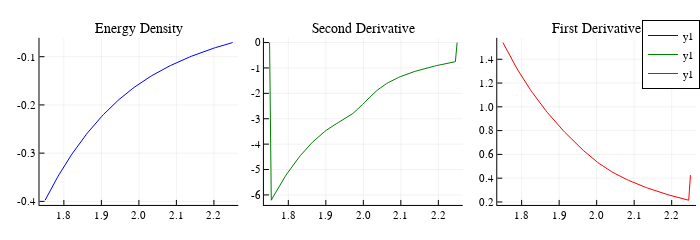

Notebook code for this chart:
### Code cell
# Display the plots side by side
plot(p1, p3, p2, layout=(1, 3), size=(700, 200))

### Figure 1 — Plotly figure (JSON) as saved in the notebook; plotly's stock layout.template omitted (floating-point values rounded to 4 significant figures)
{"data": [{"colorbar": {"title": ""}, "legendgroup": "y1", "line": {"color": "rgba(0, 0, 255, 1.000)", "dash": "solid", "shape": "linear", "width": 1}, "mode": "lines", "name": "y1", "showlegend": true, "type": "scatter", "x": [1.75, 1.755, 1.759, 1.764, 1.768, 1.773, 1.778, 1.782, 1.787, 1.791, 1.796, 1.8, 1.805, 1.81, 1.814, 1.819, 1.823, 1.828, 1.833, 1.837, 1.842, 1.846, 1.851, 1.856, 1.86, 1.865, 1.869, 1.874, 1.878, 1.883, 1.888, 1.892, 1.897, 1.901, 1.906, 1.911, 1.915, 1.92, 1.924, 1.929, 1.933, 1.938, 1.943, 1.947, 1.952, 1.956, 1.961, 1.966, 1.97, 1.975, 1.979, 1.984, 1.989, 1.993, 1.998, 2.002, 2.007, 2.011, 2.016, 2.021, 2.025, 2.03, 2.034, 2.039, 2.044, 2.048, 2.053, 2.057, 2.062, 2.067, 2.071, 2.076, 2.08, 2.085, 2.089, 2.094, 2.099, 2.103, 2.108, 2.112, 2.117, 2.122, 2.126, 2.131, 2.135, 2.14, 2.144, 2.149, 2.154, 2.158, 2.163, 2.167, 2.172, 2.177, 2.181, 2.186, 2.19, 2.195, 2.2, 2.204, 2.209, 2.213, 2.218, 2.222, 2.227, 2.232, 2.236, 2.241, 2.245, 2.25], "xaxis": "x1", "y": [-0.3976, -0.3906, -0.3837, -0.377, -0.3704, -0.3639, -0.3575, -0.3512, -0.3451, -0.3391, -0.3331, -0.3273, -0.3216, -0.316, -0.3106, -0.3052, -0.2999, -0.2947, -0.2896, -0.2846, -0.2797, -0.2748, -0.2701, -0.2654, -0.2609, -0.2564, -0.252, -0.2477, -0.2434, -0.2393, -0.2352, -0.2312, -0.2273, -0.2234, -0.2196, -0.2159, -0.2123, -0.2087, -0.2052, -0.2018, -0.1984, -0.1951, -0.1919, -0.1887, -0.1856, -0.1826, -0.1796, -0.1766, -0.1738, -0.171, -0.1682, -0.1656, -0.1629, -0.1603, -0.1578, -0.1554, -0.1529, -0.1506, -0.1482, -0.1459, -0.1437, -0.1415, -0.1394, -0.1372, -0.1352, -0.1331, -0.1311, -0.1292, -0.1272, -0.1253, -0.1235, -0.1217, -0.1199, -0.1181, -0.1164, -0.1146, -0.113, -0.1113, -0.1097, -0.1081, -0.1065, -0.105, -0.1035, -0.102, -0.1005, -0.09907, -0.09765, -0.09625, -0.09488, -0.09353, -0.0922, -0.09089, -0.08961, -0.08834, -0.0871, -0.08587, -0.08467, -0.08348, -0.08231, -0.08117, -0.08004, -0.07893, -0.07783, -0.07676, -0.0757, -0.07466, -0.07363, -0.07262, -0.07163, -0.07066], "yaxis": "y1", "zmax": null, "zmin": null}, {"colorbar": {"title": ""}, "legendgroup": "y1", "line": {"color": "rgba(0, 128, 0, 1.000)", "dash": "solid", "shape": "linear", "width": 1}, "mode": "lines", "name": "y1", "showlegend": true, "type": "scatter", "x": [1.75, 1.755, 1.759, 1.764, 1.768, 1.773, 1.778, 1.782, 1.787, 1.791, 1.796, 1.8, 1.805, 1.81, 1.814, 1.819, 1.823, 1.828, 1.833, 1.837, 1.842, 1.846, 1.851, 1.856, 1.86, 1.865, 1.869, 1.874, 1.878, 1.883, 1.888, 1.892, 1.897, 1.901, 1.906, 1.911, 1.915, 1.92, 1.924, 1.929, 1.933, 1.938, 1.943, 1.947, 1.952, 1.956, 1.961, 1.966, 1.97, 1.975, 1.979, 1.984, 1.989, 1.993, 1.998, 2.002, 2.007, 2.011, 2.016, 2.021, 2.025, 2.03, 2.034, 2.039, 2.044, 2.048, 2.053, 2.057, 2.062, 2.067, 2.071, 2.076, 2.08, 2.085, 2.089, 2.094, 2.099, 2.103, 2.108, 2.112, 2.117, 2.122, 2.126, 2.131, 2.135, 2.14, 2.144, 2.149, 2.154, 2.158, 2.163, 2.167, 2.172, 2.177, 2.181, 2.186, 2.19, 2.195, 2.2, 2.204, 2.209, 2.213, 2.218, 2.222, 2.227, 2.232, 2.236, 2.241, 2.245, 2.25], "xaxis": "x2", "y": [0, -6.209, -6.081, -5.959, -5.839, -5.722, -5.607, -5.496, -5.388, -5.282, -5.179, -5.079, -4.982, -4.885, -4.793, -4.702, -4.614, -4.528, -4.445, -4.364, -4.285, -4.208, -4.133, -4.061, -3.992, -3.921, -3.858, -3.792, -3.733, -3.671, -3.615, -3.559, -3.505, -3.455, -3.405, -3.358, -3.314, -3.269, -3.227, -3.187, -3.147, -3.109, -3.071, -3.032, -2.993, -2.951, -2.908, -2.862, -2.812, -2.76, -2.702, -2.641, -2.576, -2.51, -2.44, -2.37, -2.3, -2.23, -2.161, -2.095, -2.031, -1.969, -1.911, -1.855, -1.802, -1.752, -1.705, -1.659, -1.617, -1.578, -1.538, -1.502, -1.467, -1.434, -1.404, -1.372, -1.344, -1.316, -1.289, -1.263, -1.238, -1.214, -1.191, -1.168, -1.146, -1.125, -1.104, -1.084, -1.065, -1.046, -1.027, -1.009, -0.9915, -0.9738, -0.9568, -0.9407, -0.9243, -0.909, -0.8924, -0.878, -0.863, -0.8484, -0.8338, -0.8203, -0.8056, -0.7926, -0.779, -0.7661, -0.7534, 0], "yaxis": "y2", "zmax": null, "zmin": null}, {"colorbar": {"title": ""}, "legendgroup": "y1", "line": {"color": "rgba(255, 0, 0, 1.000)", "dash": "solid", "shape": "linear", "width": 1}, "mode": "lines", "name": "y1", "showlegend": true, "type": "scatter", "x": [1.75, 1.755, 1.759, 1.764, 1.768, 1.773, 1.778, 1.782, 1.787, 1.791, 1.796, 1.8, 1.805, 1.81, 1.814, 1.819, 1.823, 1.828, 1.833, 1.837, 1.842, 1.846, 1.851, 1.856, 1.86, 1.865, 1.869, 1.874, 1.878, 1.883, 1.888, 1.892, 1.897, 1.901, 1.906, 1.911, 1.915, 1.92, 1.924, 1.929, 1.933, 1.938, 1.943, 1.947, 1.952, 1.956, 1.961, 1.966, 1.97, 1.975, 1.979, 1.984, 1.989, 1.993, 1.998, 2.002, 2.007, 2.011, 2.016, 2.021, 2.025, 2.03, 2.034, 2.039, 2.044, 2.048, 2.053, 2.057, 2.062, 2.067, 2.071, 2.076, 2.08, 2.085, 2.089, 2.094, 2.099, 2.103, 2.108, 2.112, 2.117, 2.122, 2.126, 2.131, 2.135, 2.14, 2.144, 2.149, 2.154, 2.158, 2.163, 2.167, 2.172, 2.177, 2.181, 2.186, 2.19, 2.195, 2.2, 2.204, 2.209, 2.213, 2.218, 2.222, 2.227, 2.232, 2.236, 2.241, 2.245, 2.25], "xaxis": "x3", "y": [1.541, 1.512, 1.484, 1.456, 1.429, 1.403, 1.377, 1.351, 1.326, 1.302, 1.278, 1.254, 1.231, 1.209, 1.186, 1.165, 1.143, 1.122, 1.102, 1.081, 1.062, 1.042, 1.023, 1.004, 0.9857, 0.9676, 0.9497, 0.9322, 0.9149, 0.898, 0.8812, 0.8648, 0.8486, 0.8326, 0.8169, 0.8014, 0.7861, 0.771, 0.7561, 0.7414, 0.7268, 0.7125, 0.6983, 0.6843, 0.6705, 0.6569, 0.6434, 0.6302, 0.6172, 0.6044, 0.5919, 0.5796, 0.5677, 0.556, 0.5446, 0.5336, 0.5229, 0.5125, 0.5024, 0.4927, 0.4832, 0.474, 0.4651, 0.4565, 0.4481, 0.44, 0.432, 0.4243, 0.4168, 0.4095, 0.4023, 0.3954, 0.3885, 0.3819, 0.3754, 0.369, 0.3628, 0.3567, 0.3507, 0.3449, 0.3391, 0.3335, 0.328, 0.3226, 0.3173, 0.3121, 0.3069, 0.3019, 0.297, 0.2922, 0.2874, 0.2827, 0.2781, 0.2736, 0.2692, 0.2649, 0.2606, 0.2564, 0.2522, 0.2482, 0.2442, 0.2403, 0.2364, 0.2326, 0.2289, 0.2252, 0.2216, 0.2181, 0.2146, 0.4257], "yaxis": "y3", "zmax": null, "zmin": null}], "layout": {"annotations": [{"font": {"color": "rgba(0, 0, 0, 1.000)", "family": "sans-serif", "size": 14}, "rotation": 0, "showarrow": false, "text": "Energy Density", "x": 0.1984, "xanchor": "center", "xref": "paper", "y": 1, "yanchor": "top", "yref": "paper"}, {"font": {"color": "rgba(0, 0, 0, 1.000)", "family": "sans-serif", "size": 14}, "rotation": 0, "showarrow": false, "text": "Second Derivative", "x": 0.519, "xanchor": "center", "xref": "paper", "y": 1, "yanchor": "top", "yref": "paper"}, {"font": {"color": "rgba(0, 0, 0, 1.000)", "family": "sans-serif", "size": 14}, "rotation": 0, "showarrow": false, "text": "First Derivative", "x": 0.8524, "xanchor": "center", "xref": "paper", "y": 1, "yanchor": "top", "yref": "paper"}], "height": 200, "legend": {"bgcolor": "rgba(255, 255, 255, 1.000)", "bordercolor": "rgba(0, 0, 0, 1.000)", "borderwidth": 1, "font": {"color": "rgba(0, 0, 0, 1.000)", "family": "sans-serif", "size": 11}, "title": {"font": {"color": "rgba(0, 0, 0, 1.000)", "family": "sans-serif", "size": 15}, "text": ""}, "tracegroupgap": 0, "traceorder": "normal", "x": 1, "xanchor": "auto", "y": 1, "yanchor": "auto"}, "margin": {"b": 20, "l": 0, "r": 0, "t": 20}, "paper_bgcolor": "rgba(255, 255, 255, 1.000)", "plot_bgcolor": "rgba(255, 255, 255, 1.000)", "showlegend": true, "width": 700, "xaxis1": {"anchor": "y1", "domain": [0.05642, 0.3404], "gridcolor": "rgba(0, 0, 0, 0.100)", "gridwidth": 0.5, "linecolor": "rgba(0, 0, 0, 1.000)", "mirror": false, "range": [1.735, 2.265], "showgrid": true, "showline": true, "showticklabels": true, "tickangle": 0, "tickcolor": "rgb(0, 0, 0)", "tickfont": {"color": "rgba(0, 0, 0, 1.000)", "family": "sans-serif", "size": 11}, "tickmode": "array", "ticks": "inside", "ticktext": ["1.8", "1.9", "2.0", "2.1", "2.2"], "tickvals": [1.8, 1.9, 2, 2.1, 2.2], "title": "", "titlefont": {"color": "rgba(0, 0, 0, 1.000)", "family": "sans-serif", "size": 15}, "type": "-", "visible": true, "zeroline": false, "zerolinecolor": "rgba(0, 0, 0, 1.000)"}, "xaxis2": {"anchor": "y2", "domain": [0.3771, 0.661], "gridcolor": "rgba(0, 0, 0, 0.100)", "gridwidth": 0.5, "linecolor": "rgba(0, 0, 0, 1.000)", "mirror": false, "range": [1.735, 2.265], "showgrid": true, "showline": true, "showticklabels": true, "tickangle": 0, "tickcolor": "rgb(0, 0, 0)", "tickfont": {"color": "rgba(0, 0, 0, 1.000)", "family": "sans-serif", "size": 11}, "tickmode": "array", "ticks": "inside", "ticktext": ["1.8", "1.9", "2.0", "2.1", "2.2"], "tickvals": [1.8, 1.9, 2, 2.1, 2.2], "title": "", "titlefont": {"color": "rgba(0, 0, 0, 1.000)", "family": "sans-serif", "size": 15}, "type": "-", "visible": true, "zeroline": false, "zerolinecolor": "rgba(0, 0, 0, 1.000)"}, "xaxis3": {"anchor": "y3", "domain": [0.7104, 0.9944], "gridcolor": "rgba(0, 0, 0, 0.100)", "gridwidth": 0.5, "linecolor": "rgba(0, 0, 0, 1.000)", "mirror": false, "range": [1.735, 2.265], "showgrid": true, "showline": true, "showticklabels": true, "tickangle": 0, "tickcolor": "rgb(0, 0, 0)", "tickfont": {"color": "rgba(0, 0, 0, 1.000)", "family": "sans-serif", "size": 11}, "tickmode": "array", "ticks": "inside", "ticktext": ["1.8", "1.9", "2.0", "2.1", "2.2"], "tickvals": [1.8, 1.9, 2, 2.1, 2.2], "title": "", "titlefont": {"color": "rgba(0, 0, 0, 1.000)", "family": "sans-serif", "size": 15}, "type": "-", "visible": true, "zeroline": false, "zerolinecolor": "rgba(0, 0, 0, 1.000)"}, "yaxis1": {"anchor": "x1", "domain": [0.07524, 0.9109], "gridcolor": "rgba(0, 0, 0, 0.100)", "gridwidth": 0.5, "linecolor": "rgba(0, 0, 0, 1.000)", "mirror": false, "range": [-0.4074, -0.06085], "showgrid": true, "showline": true, "showticklabels": true, "tickangle": 0, "tickcolor": "rgb(0, 0, 0)", "tickfont": {"color": "rgba(0, 0, 0, 1.000)", "family": "sans-serif", "size": 11}, "tickmode": "array", "ticks": "inside", "ticktext": ["-0.4", "-0.3", "-0.2", "-0.1"], "tickvals": [-0.4, -0.3, -0.2, -0.1], "title": "", "titlefont": {"color": "rgba(0, 0, 0, 1.000)", "family": "sans-serif", "size": 15}, "type": "-", "visible": true, "zeroline": false, "zerolinecolor": "rgba(0, 0, 0, 1.000)"}, "yaxis2": {"anchor": "x2", "domain": [0.07524, 0.9109], "gridcolor": "rgba(0, 0, 0, 0.100)", "gridwidth": 0.5, "linecolor": "rgba(0, 0, 0, 1.000)", "mirror": false, "range": [-6.395, 0.1863], "showgrid": true, "showline": true, "showticklabels": true, "tickangle": 0, "tickcolor": "rgb(0, 0, 0)", "tickfont": {"color": "rgba(0, 0, 0, 1.000)", "family": "sans-serif", "size": 11}, "tickmode": "array", "ticks": "inside", "ticktext": ["-6", "-5", "-4", "-3", "-2", "-1", "0"], "tickvals": [-6, -5, -4, -3, -2, -1, 0], "title": "", "titlefont": {"color": "rgba(0, 0, 0, 1.000)", "family": "sans-serif", "size": 15}, "type": "-", "visible": true, "zeroline": false, "zerolinecolor": "rgba(0, 0, 0, 1.000)"}, "yaxis3": {"anchor": "x3", "domain": [0.07524, 0.9109], "gridcolor": "rgba(0, 0, 0, 0.100)", "gridwidth": 0.5, "linecolor": "rgba(0, 0, 0, 1.000)", "mirror": false, "range": [0.1748, 1.58], "showgrid": true, "showline": true, "showticklabels": true, "tickangle": 0, "tickcolor": "rgb(0, 0, 0)", "tickfont": {"color": "rgba(0, 0, 0, 1.000)", "family": "sans-serif", "size": 11}, "tickmode": "array", "ticks": "inside", "ticktext": ["0.2", "0.4", "0.6", "0.8", "1.0", "1.2", "1.4"], "tickvals": [0.2, 0.4, 0.6, 0.8, 1, 1.2, 1.4], "title": "", "titlefont": {"color": "rgba(0, 0, 0, 1.000)", "family": "sans-serif", "size": 15}, "type": "-", "visible": true, "zeroline": false, "zerolinecolor": "rgba(0, 0, 0, 1.000)"}}}
